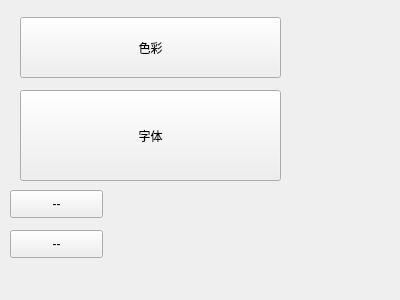
<?xml version="1.0" encoding="UTF-8"?>
<ui version="4.0">
 <class>Form</class>
 <widget class="QWidget" name="Form">
  <property name="geometry">
   <rect>
    <x>0</x>
    <y>0</y>
    <width>400</width>
    <height>300</height>
   </rect>
  </property>
  <property name="windowTitle">
   <string>色彩与字体选择框</string>
  </property>
  <widget class="QPushButton" name="bt1">
   <property name="geometry">
    <rect>
     <x>20</x>
     <y>17</y>
     <width>261</width>
     <height>61</height>
    </rect>
   </property>
   <property name="text">
    <string>色彩</string>
   </property>
  </widget>
  <widget class="QPushButton" name="bt2">
   <property name="geometry">
    <rect>
     <x>20</x>
     <y>90</y>
     <width>261</width>
     <height>91</height>
    </rect>
   </property>
   <property name="text">
    <string>字体</string>
   </property>
  </widget>
  <widget class="QPushButton" name="pushButton_3">
   <property name="geometry">
    <rect>
     <x>10</x>
     <y>190</y>
     <width>93</width>
     <height>28</height>
    </rect>
   </property>
   <property name="text">
    <string>--</string>
   </property>
  </widget>
  <widget class="QPushButton" name="pushButton_4">
   <property name="geometry">
    <rect>
     <x>10</x>
     <y>230</y>
     <width>93</width>
     <height>28</height>
    </rect>
   </property>
   <property name="text">
    <string>--</string>
   </property>
  </widget>
 </widget>
 <resources/>
 <connections>
  <connection>
   <sender>bt1</sender>
   <signal>clicked()</signal>
   <receiver>Form</receiver>
   <slot>msg1()</slot>
   <hints>
    <hint type="sourcelabel">
     <x>86</x>
     <y>58</y>
    </hint>
    <hint type="destinationlabel">
     <x>124</x>
     <y>61</y>
    </hint>
   </hints>
  </connection>
  <connection>
   <sender>bt2</sender>
   <signal>clicked()</signal>
   <receiver>Form</receiver>
   <slot>msg2()</slot>
   <hints>
    <hint type="sourcelabel">
     <x>80</x>
     <y>105</y>
    </hint>
    <hint type="destinationlabel">
     <x>131</x>
     <y>104</y>
    </hint>
   </hints>
  </connection>
  <connection>
   <sender>pushButton_3</sender>
   <signal>clicked()</signal>
   <receiver>Form</receiver>
   <slot>msg3()</slot>
   <hints>
    <hint type="sourcelabel">
     <x>82</x>
     <y>145</y>
    </hint>
    <hint type="destinationlabel">
     <x>130</x>
     <y>145</y>
    </hint>
   </hints>
  </connection>
  <connection>
   <sender>pushButton_4</sender>
   <signal>clicked()</signal>
   <receiver>Form</receiver>
   <slot>msg4()</slot>
   <hints>
    <hint type="sourcelabel">
     <x>80</x>
     <y>186</y>
    </hint>
    <hint type="destinationlabel">
     <x>129</x>
     <y>185</y>
    </hint>
   </hints>
  </connection>
 </connections>
 <slots>
  <slot>msg1()</slot>
  <slot>msg2()</slot>
  <slot>msg3()</slot>
  <slot>msg4()</slot>
 </slots>
</ui>
